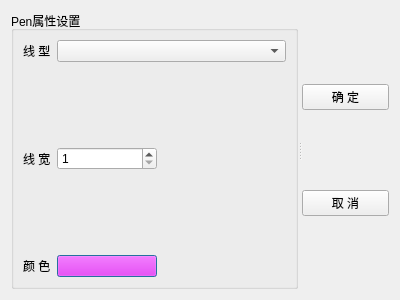
<?xml version="1.0" encoding="UTF-8"?>
<ui version="4.0">
 <class>DialogPen</class>
 <widget class="QDialog" name="DialogPen">
  <property name="geometry">
   <rect>
    <x>0</x>
    <y>0</y>
    <width>400</width>
    <height>300</height>
   </rect>
  </property>
  <property name="windowTitle">
   <string>Dialog</string>
  </property>
  <layout class="QGridLayout" name="gridLayout_2">
   <item row="0" column="0">
    <widget class="QSplitter" name="splitter">
     <property name="orientation">
      <enum>Qt::Horizontal</enum>
     </property>
     <widget class="QGroupBox" name="groupBox">
      <property name="title">
       <string>Pen属性设置</string>
      </property>
      <layout class="QGridLayout" name="gridLayout">
       <item row="0" column="0">
        <widget class="QLabel" name="label">
         <property name="text">
          <string>线 型</string>
         </property>
        </widget>
       </item>
       <item row="4" column="2">
        <spacer name="horizontalSpacer_2">
         <property name="orientation">
          <enum>Qt::Horizontal</enum>
         </property>
         <property name="sizeHint" stdset="0">
          <size>
           <width>98</width>
           <height>20</height>
          </size>
         </property>
        </spacer>
       </item>
       <item row="2" column="2">
        <spacer name="horizontalSpacer">
         <property name="orientation">
          <enum>Qt::Horizontal</enum>
         </property>
         <property name="sizeHint" stdset="0">
          <size>
           <width>98</width>
           <height>20</height>
          </size>
         </property>
        </spacer>
       </item>
       <item row="2" column="1">
        <widget class="QSpinBox" name="spinWidth">
         <property name="minimumSize">
          <size>
           <width>100</width>
           <height>0</height>
          </size>
         </property>
         <property name="minimum">
          <number>1</number>
         </property>
         <property name="maximum">
          <number>100</number>
         </property>
        </widget>
       </item>
       <item row="4" column="0">
        <widget class="QLabel" name="label_3">
         <property name="text">
          <string>颜 色</string>
         </property>
        </widget>
       </item>
       <item row="2" column="0">
        <widget class="QLabel" name="label_2">
         <property name="text">
          <string>线 宽</string>
         </property>
        </widget>
       </item>
       <item row="0" column="1" colspan="2">
        <widget class="QComboBox" name="comboPenStyle"/>
       </item>
       <item row="1" column="1">
        <spacer name="verticalSpacer">
         <property name="orientation">
          <enum>Qt::Vertical</enum>
         </property>
         <property name="sizeHint" stdset="0">
          <size>
           <width>20</width>
           <height>40</height>
          </size>
         </property>
        </spacer>
       </item>
       <item row="3" column="1">
        <spacer name="verticalSpacer_2">
         <property name="orientation">
          <enum>Qt::Vertical</enum>
         </property>
         <property name="sizeHint" stdset="0">
          <size>
           <width>20</width>
           <height>40</height>
          </size>
         </property>
        </spacer>
       </item>
       <item row="4" column="1">
        <widget class="QPushButton" name="btnColor">
         <property name="autoFillBackground">
          <bool>false</bool>
         </property>
         <property name="styleSheet">
          <string notr="true">background-color: rgb(255, 0, 255);</string>
         </property>
         <property name="text">
          <string/>
         </property>
         <property name="flat">
          <bool>false</bool>
         </property>
        </widget>
       </item>
      </layout>
     </widget>
     <widget class="QWidget" name="layoutWidget">
      <layout class="QVBoxLayout" name="verticalLayout">
       <item>
        <spacer name="verticalSpacer_5">
         <property name="orientation">
          <enum>Qt::Vertical</enum>
         </property>
         <property name="sizeHint" stdset="0">
          <size>
           <width>20</width>
           <height>40</height>
          </size>
         </property>
        </spacer>
       </item>
       <item>
        <widget class="QPushButton" name="btnOK">
         <property name="text">
          <string>确 定</string>
         </property>
        </widget>
       </item>
       <item>
        <spacer name="verticalSpacer_4">
         <property name="orientation">
          <enum>Qt::Vertical</enum>
         </property>
         <property name="sizeHint" stdset="0">
          <size>
           <width>20</width>
           <height>40</height>
          </size>
         </property>
        </spacer>
       </item>
       <item>
        <widget class="QPushButton" name="btnCancel">
         <property name="text">
          <string>取 消</string>
         </property>
        </widget>
       </item>
       <item>
        <spacer name="verticalSpacer_3">
         <property name="orientation">
          <enum>Qt::Vertical</enum>
         </property>
         <property name="sizeHint" stdset="0">
          <size>
           <width>20</width>
           <height>40</height>
          </size>
         </property>
        </spacer>
       </item>
      </layout>
     </widget>
    </widget>
   </item>
  </layout>
 </widget>
 <resources/>
 <connections>
  <connection>
   <sender>btnOK</sender>
   <signal>clicked()</signal>
   <receiver>DialogPen</receiver>
   <slot>accept()</slot>
   <hints>
    <hint type="sourcelabel">
     <x>341</x>
     <y>96</y>
    </hint>
    <hint type="destinationlabel">
     <x>199</x>
     <y>149</y>
    </hint>
   </hints>
  </connection>
  <connection>
   <sender>btnCancel</sender>
   <signal>clicked()</signal>
   <receiver>DialogPen</receiver>
   <slot>reject()</slot>
   <hints>
    <hint type="sourcelabel">
     <x>341</x>
     <y>202</y>
    </hint>
    <hint type="destinationlabel">
     <x>199</x>
     <y>149</y>
    </hint>
   </hints>
  </connection>
 </connections>
</ui>
